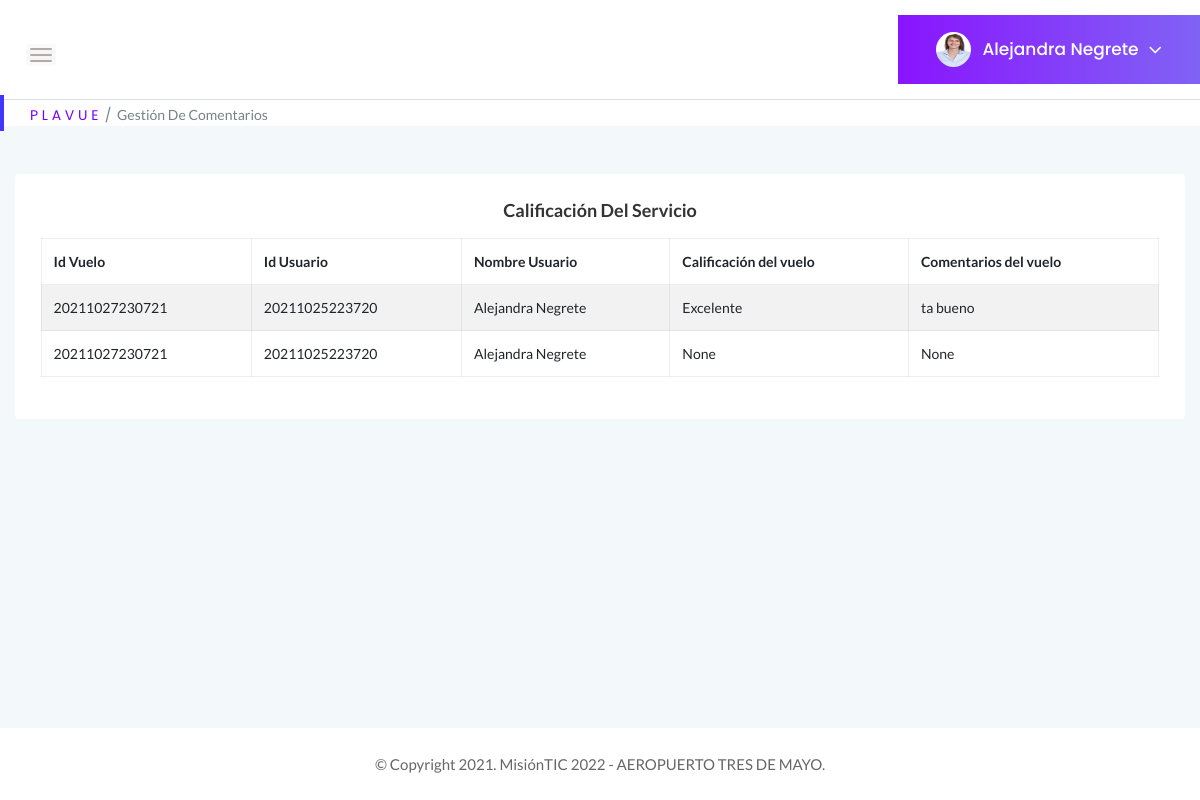
The page /GestionComentarios (signed in) on the database as committed earlier.
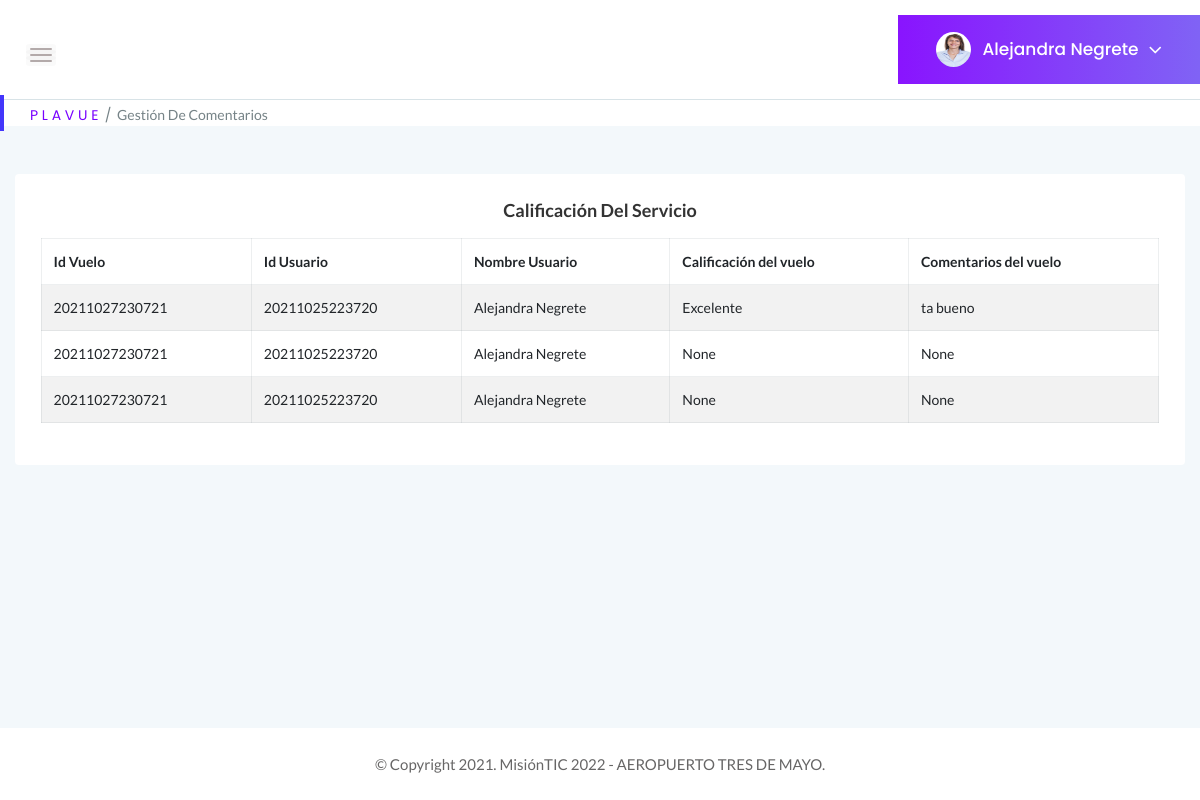
The same page on the database as committed later.
### tables this page shows
CREATE TABLE Pasajeros (Id_pasajero BIGINT PRIMARY KEY UNIQUE, Id_usuario BIGINT REFERENCES Usuarios (Id_usuario) ON DELETE RESTRICT ON UPDATE RESTRICT, Id_vuelos BIGINT REFERENCES Vuelos (Id_vuelo) ON DELETE RESTRICT ON UPDATE RESTRICT, Comentarios VARCHAR, Calificacion VARCHAR, Silla VARCHAR);

CREATE TABLE Usuarios (Id_usuario BIGINT PRIMARY KEY, Documento BIGINT UNIQUE, tipoDocumento INTEGER REFERENCES tipo_documento (id_documento) ON DELETE RESTRICT ON UPDATE RESTRICT MATCH SIMPLE, contraseña VARCHAR NOT NULL, tipoPerfil INTEGER REFERENCES Perfil (Id_perfil) ON DELETE RESTRICT ON UPDATE RESTRICT, estadoUsuario INTEGER REFERENCES Estado (Id_estado) ON DELETE RESTRICT ON UPDATE RESTRICT, Nombre VARCHAR (100) NOT NULL, correo VARCHAR (100) UNIQUE NOT NULL, fechaNacimiento DATE, sexo INTEGER REFERENCES Genero (Id_genero) ON DELETE RESTRICT ON UPDATE RESTRICT, Celular BIGINT, nacionalidad INTEGER REFERENCES Nacionalidad (Id_pais) ON DELETE RESTRICT ON UPDATE RESTRICT, nombreContacto VARCHAR (100), numeroContacto BIGINT, foto VARCHAR (5000));

### app.py (the view)
@app.route("/GestionComentarios", methods=["GET"])
def Gestion_Comentarios():
    if "usuario" in session:
        if request.method == "GET":
            try:
                with sqlite3.connect("Plavue.db") as con:
                    con.row_factory = sqlite3.Row
                    cur = con.cursor()
                    cur.execute("SELECT * FROM Usuarios WHERE correo = ?", [session["usuario"]])
                    query = cur.fetchone()
                with sqlite3.connect("Plavue.db") as con2:
                    con2.row_factory = sqlite3.Row
                    cur = con2.cursor()
                    cur.execute("SELECT * FROM Usuarios")
                    query1 = cur.fetchall()
                with sqlite3.connect("Plavue.db") as con1:
                    con1.row_factory = sqlite3.Row
                    cur = con1.cursor()
                    cur.execute("SELECT * FROM Pasajeros")
                    query2 = cur.fetchall()
                    if query is None:
                        return "Usuario no existe!"
                return render_template("GestionComentarios.html", perfil = query, tabla = query2, usuarios = query1 )
            except Error as er:
                print('SQLite error: %s' % (' '.join(er.args)))
                print('SQLite traceback: ')
    return render_template("Login.html")

### templates/GestionComentarios.html (shortened to what the changed rows need)
<!doctype html>
<html class="no-js" lang="es">
<head>
    <link rel="stylesheet" href="{{ url_for('static', filename='css/bootstrap.min.css') }}">
    <link rel="stylesheet" href="{{ url_for('static', filename='css/font-awesome.min.css') }}">
    <link rel="stylesheet" href="{{ url_for('static', filename='css/themify-icons.css') }}">
    <link rel="stylesheet" href="{{ url_for('static', filename='css/metisMenu.css') }}">
    <link rel="stylesheet" href="{{ url_for('static', filename='css/owl.carousel.min.css') }}">
    <link rel="stylesheet" href="{{ url_for('static', filename='css/slicknav.min.css') }}">
    <link rel="stylesheet" href="https://www.amcharts.com/lib/3/plugins/export/export.css" type="text/css" media="all" />
    <link rel="stylesheet" type="text/css" href="{{ url_for('static', filename='css/tables/jquery.dataTables.css') }}">
    <link rel="stylesheet" type="text/css" href="{{ url_for('static', filename='css/tables/dataTables.bootstrap4.min.css') }}">
    <link rel="stylesheet" type="text/css" href="{{ url_for('static', filename='css/tables/responsive.bootstrap.min.css') }}">
    <link rel="stylesheet" type="text/css" href="{{ url_for('static', filename='css/tables/responsive.jqueryui.min.css') }}">
    <link rel="stylesheet" href="{{ url_for('static', filename='css/typography.css') }}">
    <link rel="stylesheet" href="{{ url_for('static', filename='css/default-css.css') }}">
    <link rel="stylesheet" href="{{ url_for('static', filename='css/styles.css') }}">
    <link rel="stylesheet" href="{{ url_for('static', filename='css/responsive.css') }}">
    <link rel="stylesheet" href="{{ url_for('static', filename='js/vendor/select2.css') }}">
</head>
<body>
    <div class="page-container">
        <div class="main-content">
            <div class="header-area">
                <div class="row align-items-center">
                    <div class="col-sm-6 clearfix">
                        <div class="user-profile pull-right">
                            {% if perfil[14] == None%}
                                <img class="avatar user-thumb" src="uploads/usuario.jpg" alt="avatar">
                            {% else %}
                                <img class="avatar user-thumb" src="uploads/{{perfil[14]}}" alt="avatar">
                            {% endif %}
                            <h4 class="user-name dropdown-toggle" data-toggle="dropdown">{{perfil[6]}}<i class="fa fa-angle-down"></i></h4>
                        </div>
                    </div>
                </div>
            </div>
            <div class="body main-content-inner">
                <div class="row">
                    <div class="col-12 mt-5">
                        <div class="card">
                            <div class="card-body">
                                <section class="panel">
                                    <div class="panel-body">
                                        <table class="table table-bordered table-striped mb-none" id="datatable-tabletools" data-swf-path="assets/vendor/jquery-datatables/extras/TableTools/swf/copy_csv_xls_pdf.swf">
                                            <thead>
                                                <tr>
                                                    <th>Id Vuelo</th>
                                                    <th>Id Usuario</th>
                                                    <th>Nombre Usuario</th>
                                                    <th>Calificación del vuelo</th>
                                                    <th>Comentarios del vuelo</th>
                                                </tr>
                                            </thead>
                                            <tbody>
                                                {% for r in tabla %}
                                                <tr class="gradeX">
                                                    <td>{{r ["Id_vuelos"]}}</td>
                                                    <td>{{r ["Id_usuario"]}}</td>
                                                    <td>
                                                        {% for i in usuarios %}
                                                            {% if i["Id_usuario"] == r["Id_usuario"] %}
                                                            <span>{{i["Nombre"]}}</span>
                                                            {% endif %}
                                                        {% endfor%}
                                                    </td>
                                                    <td>{{r ["Calificacion"]}}</td>
                                                    <td>{{r ["Comentarios"]}}</td>
                                                </tr>
                                                {% endfor %}
                                            </tbody>
                                        </table>
                                    </div>
                            </div>
                        </div>
                    </div>
                </div>
            </div>
        </div>
    </div>
</body>
</html>

Rows that differ between the two databases and show on the page:
added Pasajeros: Id_vuelos "20211027230721", Id_usuario "20211025223720", r "None", Usuarios (Nombre "Alejandra Negrete")
